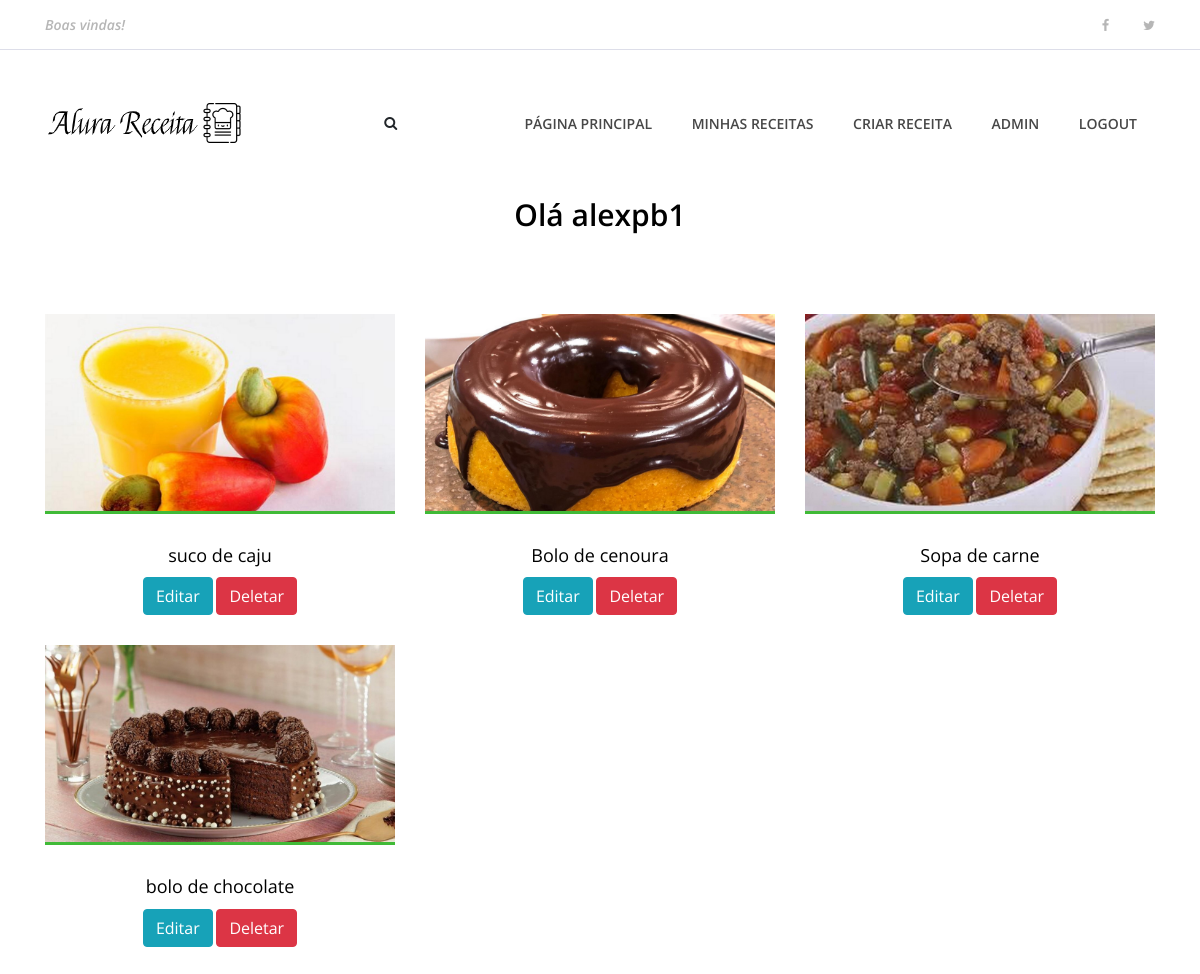
Page /usuarios/dashboard (signed in) on the earlier database version.
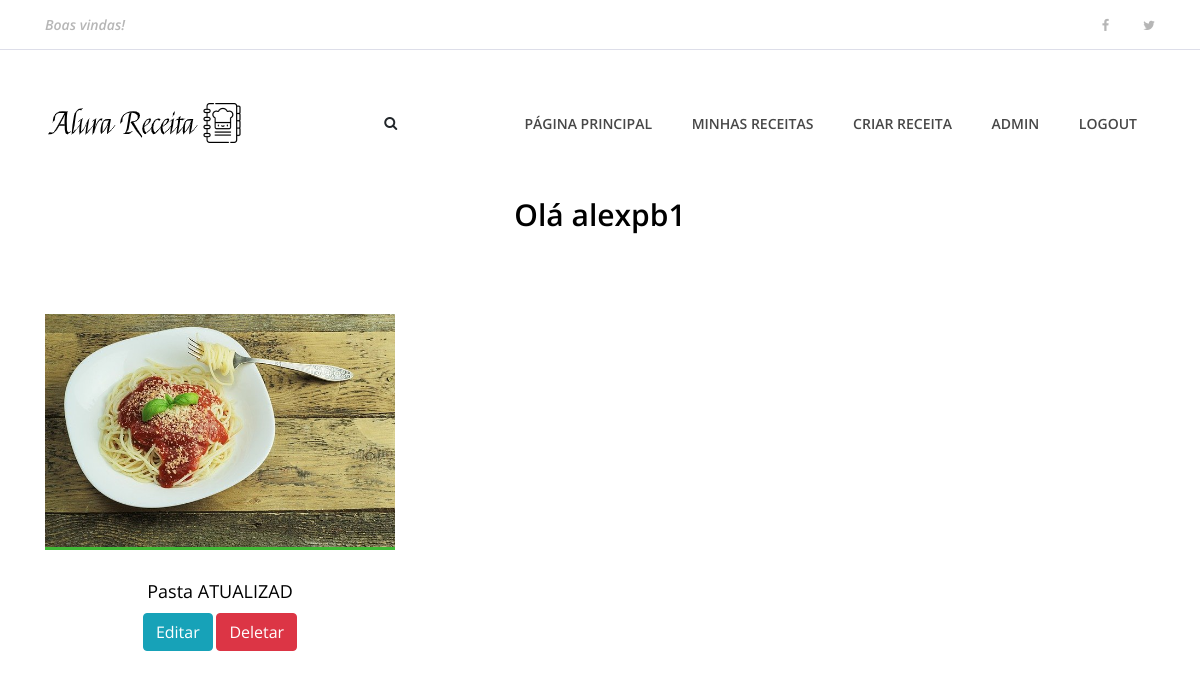
Same page on the later database version.
### AlexReceitas/apps/Receitas/models.py (models this page shows, shortened)
class Receita(models.Model):
    pessoa=models.ForeignKey(User, on_delete=models.CASCADE)
    nome_receita=models.CharField(max_length=200)
    ingredientes=models.TextField(default='')
    modo_preparo= models.TextField(default='')
    tempo_preparo=models.IntegerField(default=0)
    rendimento=models.CharField(max_length=100)
    categoria=models.CharField(max_length=100)
    date_receita=models.DateTimeField(default=datetime.now, blank=True)
    foto_receita=models.ImageField(upload_to='fotos/%d/%m/%Y',blank=True, null=True, default='0')
    publicada=models.BooleanField(default=False )

### AlexReceitas/apps/usuarios/views.py (the view)
# urls.py: path('dashboard', views.dashboard, name='dashboard'),
def dashboard(request):
    if request.user.is_authenticated:
        id=request.user.id
        receitas=Receita.objects.order_by('-date_receita').filter(pessoa=id)
        dados={
            'receitas':receitas
        }
        return render(request, 'usuarios/dashboard.html', dados)
    else:
        return redirect('index' )

### Templates/usuarios/dashboard.html (shortened to what this page needs)
{% extends 'base.html' %}
{% load static %}
{% block content %}
<body>
{% include 'partials/_menu.html' %}
<div class="contact-area section-padding-0">
    <div class="container">
        <div class="row">
            <div class="col-12">
                <div class="section-heading">
                    <h3>Olá {{ user.username }}</h3>
                </div>
            </div>
        </div>
    </div>
 </div>
    <section class="best-receipe-area">
        <div class="container">
            <div class="row">
                {% if receitas %}
                {% for receita in receitas %}
                <div class="col-12 col-sm-6 col-lg-4">
                    <div class="single-best-receipe-area mb-30">
                        {% if receita.foto_receita == '0'%}
                            <img src="{% static 'img/bg-img/foto_receita.png'%}" alt="">
                        {% else %}
                            <img src="{{receita.foto_receita.url}}" alt="">
                        {% endif %}
                            <div class="receipe-content">
                            <a href="{% url 'receita' receita.id %}">
                                <h5>{{receita.nome_receita}}</h5>
                                <a href="{% url 'edita_receita' receita.id %}" type="button" class="btn btn-info">Editar</a>
                                <a href="{% url 'deleta_receita' receita.id %}" type="button" class="btn btn-danger">Deletar</a>
                            </a>
                        </div>
                    </div>
                </div>
                {% endfor %}
                {% endif %}
            </div>
        </div>
    </section>
{% endblock %}

Differences in the rows shown:
removed Receita: foto_receita (picture), nome_receita "suco de caju"
removed Receita: foto_receita (picture), nome_receita "Bolo de cenoura"
no longer on this page (row edited): Receita: foto_receita (picture), nome_receita "Sopa de carne"
no longer on this page (row edited): Receita: foto_receita (picture), nome_receita "bolo de chocolate"
added Receita: foto_receita (picture), nome_receita "Pasta ATUALIZAD"
